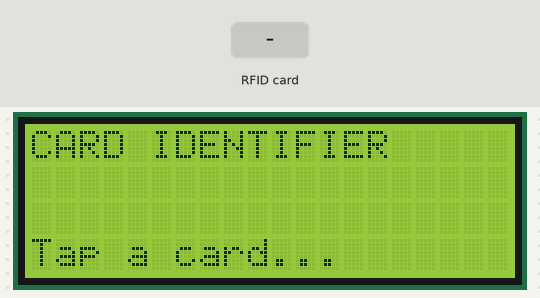
The sketch below on a simulated ESP32. On the bench: 20×4 character LCD. The test bench sets the inputs (shaded band). What the sketch prints to the serial monitor is not drawn.

Above: at 1.9 s.
2.0 s: RFID card 50 33 7C 5C held to the reader
At 3.2 s:
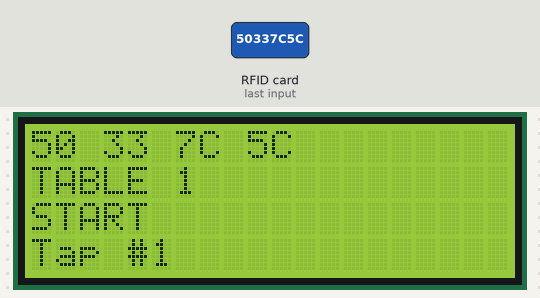
3.5 s: RFID card 50 1D BF 5C held to the reader
At 4.7 s:
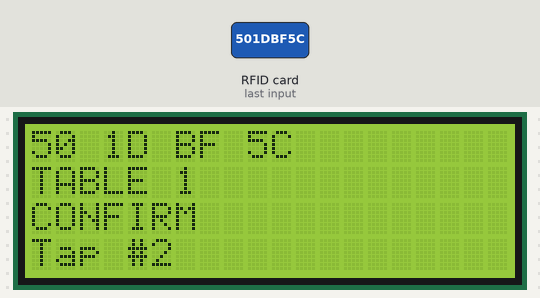
5.0 s: RFID card 50 8B 68 5C held to the reader
At 6.3 s:
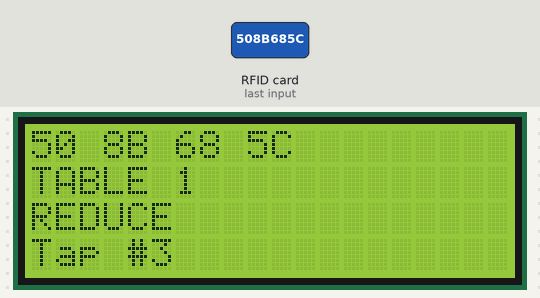
6.6 s: RFID card 5E 7A 19 C4 held to the reader
At 7.2 s:
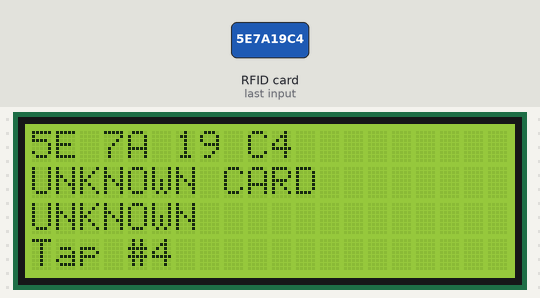
Timing chart, 0 to 9.1 s (numbered marks = the images above; inputs shaded):
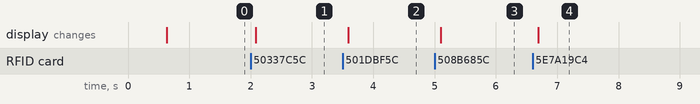

The sketch:

card_identifier_test.ino
```cpp
/*
  CARD IDENTIFIER TEST
  Tap any card and it says which table it belongs to and what it does.

  Hardware: ESP32 + RC522 RFID + 20x4 I2C LCD

  Wiring:
    RC522   SS -> 5 , SCK -> 18 , MOSI -> 23 , MISO -> 19 , RST -> 27 , 3.3V -> 3V3
    LCD     SDA -> 21 , SCL -> 22 , VCC -> VIN(5V)

  Libraries:
    "MFRC522" by GithubCommunity
    "LiquidCrystal I2C" by Frank de Brabander

  Serial Monitor at 115200.
*/

#include <SPI.h>
#include <MFRC522.h>
#include <Wire.h>
#include <LiquidCrystal_I2C.h>

#define SS_PIN  5
#define RST_PIN 27

MFRC522 rfid(SS_PIN, RST_PIN);
LiquidCrystal_I2C lcd(0x27, 20, 4);   // change 0x27 to 0x3F if screen is blank

// ---------- card UID tables ----------
String table1Cards[9] = {
  "50 33 7C 5C",   // START
  "50 1D BF 5C",   // CONFIRM
  "50 8B 68 5C",   // REDUCE
  "60 01 7E 5C",   // CALL CHEF
  "50 76 38 5C",   // BURGER
  "50 AB 0A 5C",   // PIZZA
  "50 6A 86 5C",   // FRIES
  "50 EF 9D 5C",   // PASTA
  "50 7E 65 5C"    // COFFEE
};

String table2Cards[9] = {
  "C0 06 21 5C",   // START
  "D3 5B D4 12",   // CONFIRM
  "C3 28 AA 34",   // REDUCE
  "A3 0D 99 35",   // CALL CHEF
  "23 03 A6 34",   // BURGER
  "73 91 9F 35",   // PIZZA
  "A3 54 88 35",   // FRIES
  "43 D2 A7 34",   // PASTA
  "A3 83 2E 30"    // COFFEE
};

// what each position in the list means
String roleNames[9] = {
  "START",
  "CONFIRM",
  "REDUCE",
  "CALL CHEF",
  "BURGER",
  "PIZZA",
  "FRIES",
  "PASTA",
  "COFFEE"
};

// ---------- card read filtering ----------
String lastUID = "";
unsigned long lastReadTime = 0;
int tapCounter = 0;

void setup() {
  Serial.begin(115200);
  delay(500);

  lcd.init();
  lcd.backlight();
  lcd.setCursor(0, 0);
  lcd.print(pad20("CARD IDENTIFIER"));
  lcd.setCursor(0, 1);
  lcd.print(pad20(""));
  lcd.setCursor(0, 2);
  lcd.print(pad20(""));
  lcd.setCursor(0, 3);
  lcd.print(pad20("Tap a card..."));

  SPI.begin();
  rfid.PCD_Init();
  delay(100);

  Serial.println();
  Serial.println("=================================");
  Serial.println("      CARD IDENTIFIER TEST");
  Serial.println("=================================");
  Serial.println("Tap any card to see what it is.");
  Serial.println();
}

void loop() {
  if (!rfid.PICC_IsNewCardPresent()) {
    return;
  }
  if (!rfid.PICC_ReadCardSerial()) {
    return;
  }

  String uidText = readUidText();

  rfid.PICC_HaltA();
  rfid.PCD_StopCrypto1();

  // ignore the same card if tapped again too fast
  if (uidText == lastUID && millis() - lastReadTime < 1500) {
    return;
  }
  lastUID = uidText;
  lastReadTime = millis();

  tapCounter = tapCounter + 1;

  // look the card up in both tables
  int ownerTable = 0;
  int role = -1;

  for (int i = 0; i < 9; i++) {
    if (table1Cards[i] == uidText) {
      ownerTable = 1;
      role = i;
    }
    if (table2Cards[i] == uidText) {
      ownerTable = 2;
      role = i;
    }
  }

  // build the two lines we want to show
  String lineTable = "";
  String lineRole = "";

  if (role < 0) {
    lineTable = "UNKNOWN CARD";
    lineRole = "Not in either list";
  } else {
    lineTable = "TABLE " + String(ownerTable);
    lineRole = roleNames[role];

    if (role < 4) {
      lineRole = lineRole + "  (operation)";
    } else {
      lineRole = lineRole + "  (food)";
    }
  }

  // ---- serial ----
  Serial.print("Tap #");
  Serial.print(tapCounter);
  Serial.print("   UID: ");
  Serial.print(uidText);
  Serial.print("   -> ");
  Serial.print(lineTable);
  Serial.print("  /  ");
  Serial.println(lineRole);

  // ---- lcd ----
  lcd.setCursor(0, 0);
  lcd.print(pad20(uidText));
  lcd.setCursor(0, 1);
  lcd.print(pad20(lineTable));
  lcd.setCursor(0, 2);
  if (role < 0) {
    lcd.print(pad20("UNKNOWN"));
  } else {
    lcd.print(pad20(roleNames[role]));
  }
  lcd.setCursor(0, 3);
  lcd.print(pad20("Tap #" + String(tapCounter)));
}

String readUidText() {
  String uidText = "";
  for (byte i = 0; i < rfid.uid.size; i++) {
    if (rfid.uid.uidByte[i] < 0x10) {
      uidText = uidText + "0";
    }
    uidText = uidText + String(rfid.uid.uidByte[i], HEX);
    if (i < rfid.uid.size - 1) {
      uidText = uidText + " ";
    }
  }
  uidText.toUpperCase();
  return uidText;
}

String pad20(String text) {
  while (text.length() < 20) {
    text = text + " ";
  }
  return text.substring(0, 20);
}
```

Measured:
- after the input at 2.0 s, the display: changes after 0.08 s (image 1)
- after the input at 3.5 s, the display: changes after 0.09 s (image 2)
- after the input at 5.0 s, the display: changes after 0.10 s (image 3)
- after the input at 6.6 s, the display: changes after 0.09 s (image 4)
